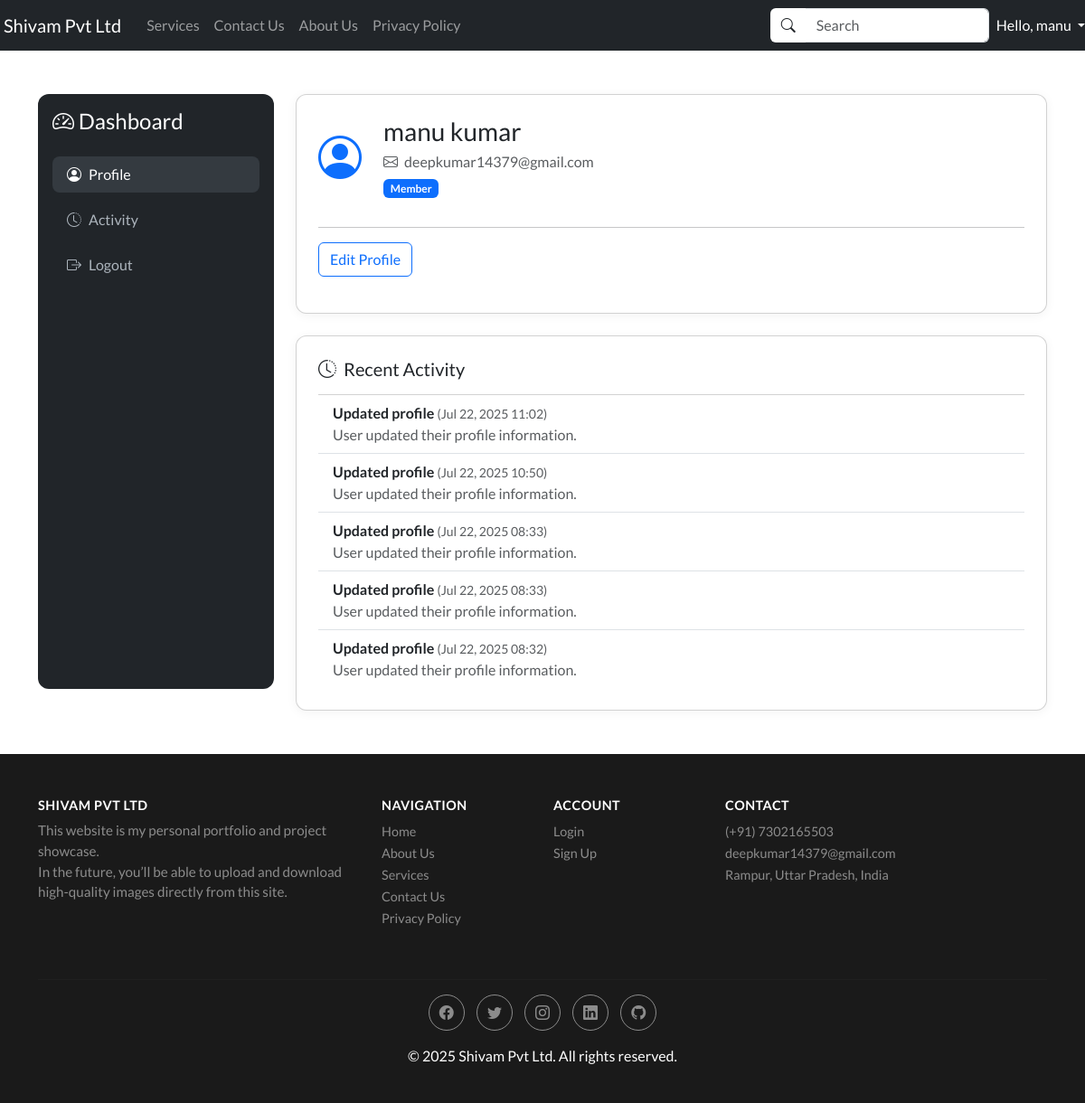
The page /dashboard/ (signed in) on the database as committed earlier.
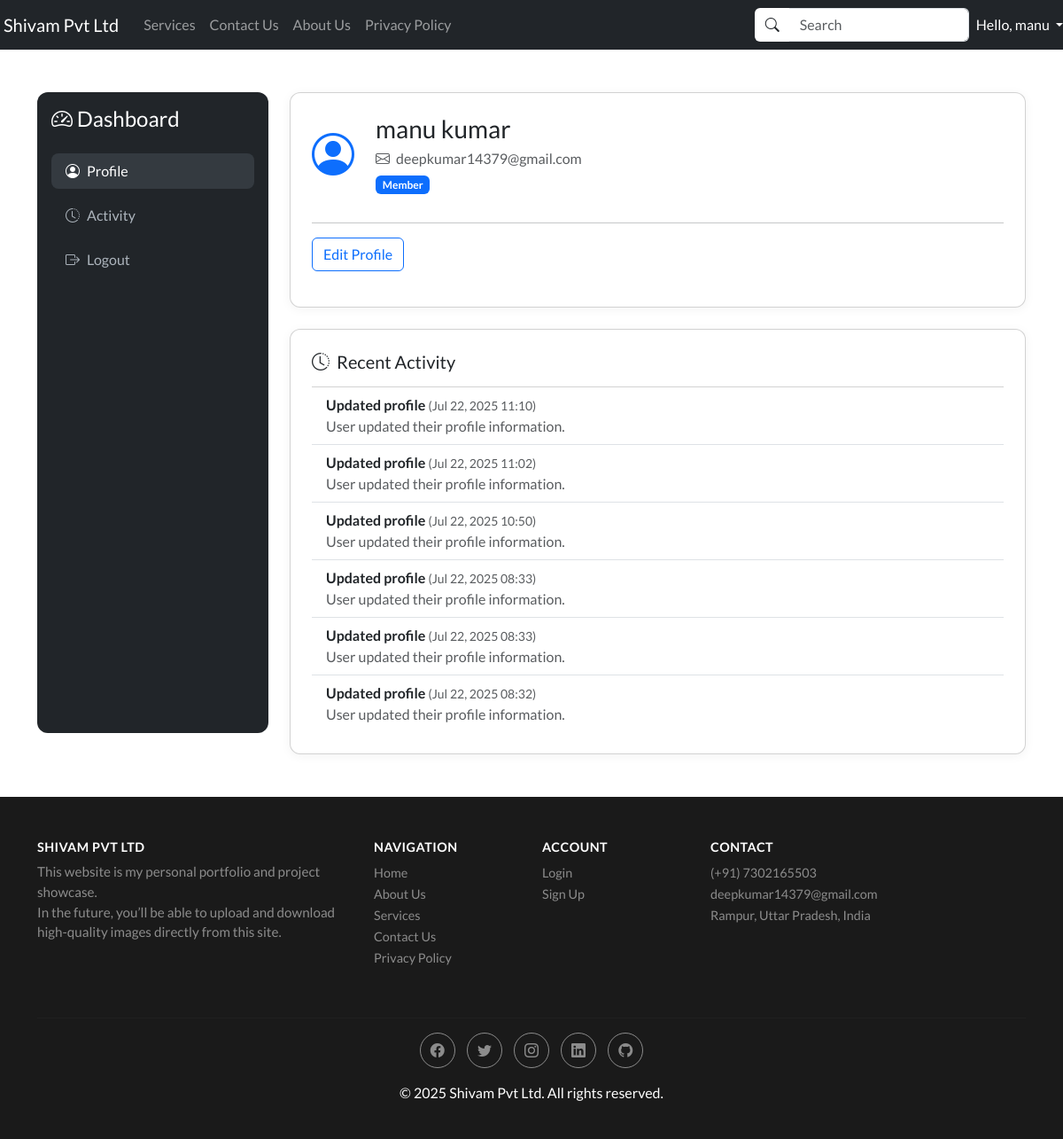
The same page on the database as committed later.
### home/models.py (models this page shows, shortened)
class Activity(models.Model):
    user = models.ForeignKey(User, on_delete=models.CASCADE)
    action = models.CharField(max_length=255)
    timestamp = models.DateTimeField(auto_now_add=True)
    details = models.TextField(blank=True)

### home/views.py (the view)
# urls.py: path('dashboard/', views.dashboard, name='dashboard'),
@login_required
def dashboard(request):
    user = request.user
    Profile.objects.get_or_create(user=user)
    edit_mode = request.GET.get('edit') == '1'
    if request.method == 'POST':
        form = ProfileEditForm(request.POST, instance=user)
        if form.is_valid():
            form.save()
            Activity.objects.create(user=user, action='Updated profile', details='User updated their profile information.')
            messages.success(request, 'Profile updated successfully!')
            return redirect('dashboard')  # No edit param, so view mode
        else:
            edit_mode = True  # Stay in edit mode if form invalid
    else:
        form = ProfileEditForm(instance=user)
    activities = Activity.objects.filter(user=user).order_by('-timestamp')[:10]
    return render(request, 'dashboard.html', {
        'form': form,
        'activities': activities,
        'edit_mode': edit_mode,
    })

### home/forms.py (shortened to what this page needs)
class ProfileEditForm(forms.ModelForm):
    first_name = forms.CharField(max_length=30, required=True, label='First Name')
    last_name = forms.CharField(max_length=30, required=True, label='Last Name')
    email = forms.EmailField(max_length=254, required=True, label='Email')
    phone = forms.CharField(max_length=20, required=False, label='Phone')
    class Meta:
        model = User
        fields = ['first_name', 'last_name', 'email']
    def __init__(self, *args, **kwargs):
        user = kwargs.get('instance')
        super().__init__(*args, **kwargs)
        if user and hasattr(user, 'profile'):
            self.fields['phone'].initial = user.profile.phone

### home/templates/dashboard.html (shortened to what this page needs)
{% extends 'base.html' %}
{% block body %}
<div class="container dashboard-container py-5">
    <div class="row">
        <div class="col-md-3 mb-4">
            <div class="sidebar p-3 h-100">
                <h4 class="mb-4"><i class="bi bi-speedometer2"></i> Dashboard</h4>
                <nav class="nav flex-column">
                    <a class="nav-link active" href="#"><i class="bi bi-person-circle me-2"></i>Profile</a>
                    <a class="nav-link" href="#"><i class="bi bi-clock-history me-2"></i>Activity</a>
                    <a class="nav-link" href="{% url 'logout' %}"><i class="bi bi-box-arrow-right me-2"></i>Logout</a>
                </nav>
            </div>
        </div>
        <div class="col-md-9">
            <div class="row g-4">
                <div class="col-12">
                    <div class="card user-card p-4">
                        <div class="d-flex align-items-center mb-3">
                            <div class="me-4">
                                <i class="bi bi-person-circle" style="font-size: 3rem; color: #0d6efd;"></i>
                            </div>
                            <div>
                                <h3 class="mb-1">{{ user.first_name|default:user.username }} {{ user.last_name }}</h3>
                                <p class="mb-1 text-muted"><i class="bi bi-envelope me-1"></i> {{ user.email }}</p>
                                <span class="badge bg-primary">Member</span>
                            </div>
                        </div>
                        <hr>
                        {% if edit_mode %}
                        <h5 class="mb-3">Edit Profile</h5>
                        <form method="post" class="row g-3">
                            {% csrf_token %}
                            <div class="col-md-6">
                                <label for="id_first_name" class="form-label">First Name</label>
                                {{ form.first_name }}
                            </div>
                            <div class="col-md-6">
                                <label for="id_last_name" class="form-label">Last Name</label>
                                {{ form.last_name }}
                            </div>
                            <div class="col-md-6">
                                <label for="id_email" class="form-label">Email</label>
                                {{ form.email }}
                            </div>
                            <div class="col-md-6">
                                <label for="id_phone" class="form-label">Phone</label>
                                {{ form.phone }}
                            </div>
                            <div class="col-12">
                                <button type="submit" class="btn btn-primary">Save Changes</button>
                                <a href="{% url 'dashboard' %}" class="btn btn-secondary ms-2">Cancel</a>
                            </div>
                        </form>
                        {% else %}
                        <div class="mb-3">
                            <a href="{% url 'dashboard' %}?edit=1" class="btn btn-outline-primary">Edit Profile</a>
                        </div>
                        {% endif %}
                    </div>
                </div>
                <div class="col-12">
                    <div class="card activity-card p-4">
                        <h5 class="mb-3"><i class="bi bi-clock-history me-2"></i>Recent Activity</h5>
                        <ul class="list-group list-group-flush">
                            {% if activities %}
                                {% for activity in activities %}
                                    <li class="list-group-item">
                                        <span class="fw-bold">{{ activity.action }}</span>
                                        <span class="text-muted small">({{ activity.timestamp|date:'M d, Y H:i' }})</span><br>
                                        <span class="text-muted">{{ activity.details }}</span>
                                    </li>
                                {% endfor %}
                            {% else %}
                                <li class="list-group-item">No recent activity to show.</li>
                            {% endif %}
                        </ul>
                    </div>
                </div>
            </div>
        </div>
    </div>
</div>
{% endblock body %}

### home/templates/base.html (shortened to what this page needs)
<!doctype html>
<html lang="en">
<head>
  <link href="https://cdn.jsdelivr.net/npm/bootstrap@5.0.2/dist/css/bootstrap.min.css" rel="stylesheet"
>
  <link rel="stylesheet" href="https://unpkg.com/bootstrap@5.3.3/dist/css/bootstrap.min.css">
  <link rel="stylesheet" href="https://unpkg.com/bs-brain@2.0.4/components/services/service-5/assets/css/service-5.css">
  <link rel="stylesheet" href="https://unpkg.com/bootstrap@5.3.3/dist/css/bootstrap.min.css">
<link rel="stylesheet" href="https://unpkg.com/bs-brain@2.0.4/components/logins/login-6/assets/css/login-6.css">
</head>
<body>
  <div class="d-flex flex-column min-vh-100">
    <nav class="navbar navbar-expand-lg navbar-dark bg-dark">
      <a class="navbar-brand p-1" href="{% url 'home' %}">Shivam Pvt Ltd</a>
      <div class="collapse navbar-collapse" id="navbarNav">
        <ul class="navbar-nav me-auto mb-2 mb-lg-0">
          <li class="nav-item">
            <a class="nav-link" href="/services">Services</a>
          </li>
          <li class="nav-item">
            <a class="nav-link" href="/contact">Contact Us</a>
          </li>
          <li class="nav-item">
            <a class="nav-link" href="/about">About Us</a>
          </li>
          <li class="nav-item">
            <a class="nav-link" href="{% url 'privacy_policy' %}">Privacy Policy</a>
          </li>
        </ul>
        <div class="d-flex align-items-center">
            <form class="d-flex me-2" action="{% url 'search_files' %}" method="get">
                <div class="input-group">
                    <button class="input-group-text bg-white border-end-0" type="submit" style="border: none;">
                        <i class="bi bi-search"></i>
                    </button>
                    <input class="form-control border-start-0" type="search" name="query" placeholder="Search" aria-label="Search" value="{{ request.GET.query }}">
                </div>
            </form>
            {% if user.is_authenticated %}
                <div class="nav-item dropdown">
                    <a class="nav-link dropdown-toggle text-white" href="#" id="navbarDropdown" role="button" data-bs-toggle="dropdown" aria-expanded="false">
                        Hello, {{ user.first_name|default:user.username }}
                    </a>
                </div>
            {% else %}
                <a href="{% url 'login' %}" class="btn btn-outline-light">Login</a>
            {% endif %}
        </div>
      </div>
    </nav>
    <main class="flex-fill">
      {% block body %} {% endblock body %}
    </main>
    <footer class="new-footer pt-5 pb-4 mt-auto">
      <div class="container">
          <div class="row">
              <div class="col-lg-4 col-md-6 mb-4">
                  <h5>Shivam Pvt Ltd</h5>
                  <p class="slogan" style="color:#8c8c8c; font-size:0.95rem;">
                      This website is my personal portfolio and project showcase.<br>
                      In the future, you’ll be able to upload and download high-quality images directly from this site.
                  </p>
              </div>
              <div class="col-lg-2 col-md-6 mb-4">
                  <h6>Navigation</h6>
                  <ul class="list-unstyled">
                      <li><a href="{% url 'home' %}">Home</a></li>
                      <li><a href="{% url 'about' %}">About Us</a></li>
                      <li><a href="{% url 'services' %}">Services</a></li>
                      <li><a href="{% url 'contact' %}">Contact Us</a></li>
                      <li><a href="{% url 'privacy_policy' %}">Privacy Policy</a></li>
                  </ul>
              </div>
              <div class="col-lg-2 col-md-6 mb-4">
                  <h6>Account</h6>
                  <ul class="list-unstyled">
                      <li><a href="{% url 'login' %}">Login</a></li>
                      <li><a href="{% url 'register' %}">Sign Up</a></li>
                  </ul>
              </div>
              <div class="col-lg-4 col-md-6 mb-4">
                  <h6>Contact</h6>
                  <ul class="list-unstyled">
                      <li><a href="#">(+91) 7302165503</a></li>
                      <li><a href="#">deepkumar14379@gmail.com</a></li>
                      <li><a href="#">Rampur, Uttar Pradesh, India</a></li>
                  </ul>
              </div>
          </div>
          <hr>
          <div class="row text-center">
              <div class="col-12">
                  <div class="social-icons mb-3">
                      <a href="https://www.facebook.com/shivam.kumar.prajapati.606052" class="social-icon"><i class="bi bi-facebook"></i></a>
                      <a href="#" class="social-icon"><i class="bi bi-twitter"></i></a>
                      <a href="https://www.instagram.com/shivam.k_45?igsh=MWN1b29qNnd0NGt5cw==" class="social-icon"><i class="bi bi-instagram"></i></a>
                      <a href="https://www.linkedin.com/in/shivamkumar-ai?utm_source=share&utm_campaign=share_via&utm_content=profile&utm_medium=android_app" class="social-icon"><i class="bi bi-linkedin"></i></a>
                      <a href="https://github.com/shivamkumar71" class="social-icon" target="_blank"><i class="bi bi-github"></i></a>
                  </div>
                  <p class="copyright">&copy; {% now "Y" %} Shivam Pvt Ltd. All rights reserved.</p>
              </div>
          </div>
      </div>
    </footer>
  </div>
  <link rel="stylesheet" href="https://cdn.jsdelivr.net/npm/bootstrap-icons@1.10.5/font/bootstrap-icons.css">
</body>
</html>

### home/templates/base.html (style rules this page uses)
body { font-family: 'Lato', sans-serif; }
.new-footer { background-color: #1a1a1a; color: #fff; }
.new-footer h5, .new-footer h6 { font-weight: bold; text-transform: uppercase; font-size: 0.9rem; letter-spacing: 0.5px; }
.new-footer .slogan { color: #8c8c8c; font-size: 0.8rem; }
.new-footer .list-unstyled a { color: #8c8c8c; text-decoration: none; font-size: 0.9rem; transition: color 0.3s ease; }
.new-footer hr { border-top: 1px solid #333; }
.new-footer .social-icons .social-icon { display: inline-flex; justify-content: center; align-items: center; width: 40px; height: 40px; border-radius: 50%; border: 1px solid #8c8c8c; color: #8c8c8c; margin: 0 5px; text-decoration: none; transition: all 0.3s ease; }

### home/templates/dashboard.html (style rules this page uses)
.dashboard-container { min-height: 70vh; }
.sidebar { background: #212529; color: #fff; border-radius: 12px; padding: 30px 0; min-height: 100%; }
.sidebar .nav-link { color: #adb5bd; font-weight: 500; margin-bottom: 10px; transition: color 0.2s; }
.sidebar .nav-link.active, .sidebar .nav-link:hover { color: #fff; background: #343a40; border-radius: 8px; }
.user-card { border-radius: 12px; box-shadow: 0 2px 12px rgba(0,0,0,0.05); }
.activity-card { border-radius: 12px; box-shadow: 0 2px 12px rgba(0,0,0,0.05); }

Rows that differ between the two databases and show on the page:
added Activity: action "Updated profile", timestamp "Jul 22, 2025 11:10", details "User updated their profile information."
